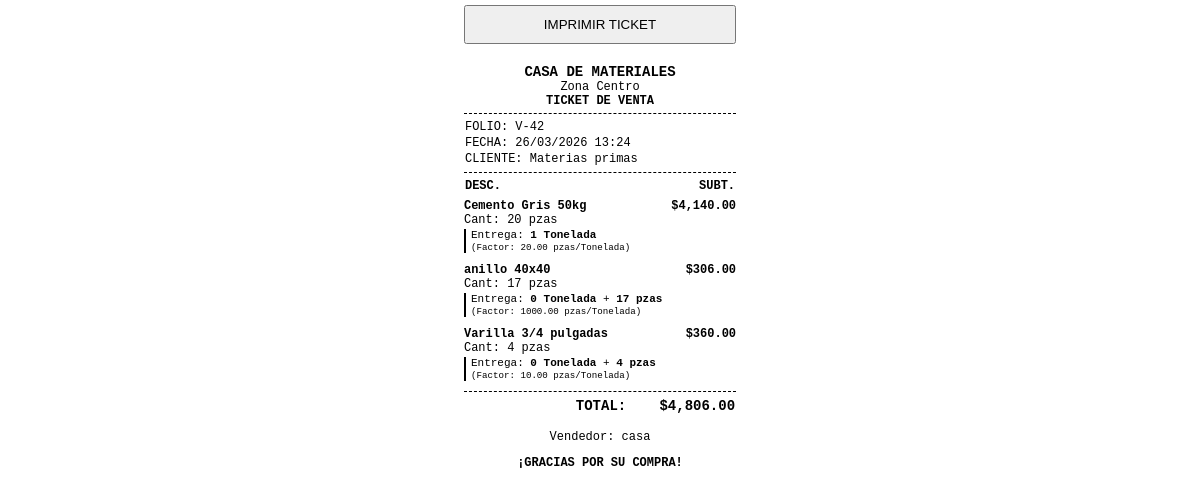
The app's page /app/backend/ventas/ticket_venta.php?id=42 with its own data.
### tables this page shows
CREATE TABLE `ventas` (
  `id` int(11) NOT NULL,
  `folio` varchar(50) NOT NULL,
  `id_cliente` int(11) NOT NULL,
  `almacen_id` int(11) NOT NULL,
  `usuario_id` int(11) NOT NULL,
  `fecha` datetime DEFAULT current_timestamp(),
  `subtotal` decimal(12,2) NOT NULL DEFAULT 0.00,
  `descuento` decimal(12,2) NOT NULL DEFAULT 0.00,
  `total` decimal(12,2) NOT NULL DEFAULT 0.00,
  `estado_pago` enum('pendiente','parcial','pagado') DEFAULT 'pagado',
  `estado_entrega` enum('pendiente','parcial','entregado') DEFAULT 'pendiente',
  `estado_general` enum('activa','cancelada') DEFAULT 'activa',
  `observaciones` text DEFAULT NULL
);

CREATE TABLE `almacenes` (
  `id` int(11) NOT NULL,
  `codigo` varchar(20) NOT NULL,
  `nombre` varchar(100) NOT NULL,
  `hora_cierre_programada` time DEFAULT '18:00:00',
  `ubicacion` varchar(255) NOT NULL,
  `activo` tinyint(1) DEFAULT 1,
  `fecha_creacion` timestamp NOT NULL DEFAULT current_timestamp()
);

CREATE TABLE `clientes` (
  `id` int(11) NOT NULL,
  `nombre_comercial` varchar(150) NOT NULL,
  `razon_social` varchar(200) DEFAULT NULL,
  `rfc` varchar(13) NOT NULL,
  `regimen_fiscal` varchar(3) DEFAULT NULL COMMENT 'Clave del catálogo del SAT',
  `codigo_postal` varchar(5) NOT NULL,
  `correo` varchar(100) DEFAULT NULL,
  `telefono` varchar(20) DEFAULT NULL,
  `direccion` text DEFAULT NULL,
  `uso_cfdi` varchar(3) DEFAULT 'G03',
  `activo` tinyint(1) DEFAULT 1,
  `fecha_registro` timestamp NOT NULL DEFAULT current_timestamp(),
  `almacen_id` int(11) DEFAULT NULL,
  `api_token` varchar(32) DEFAULT NULL
);

CREATE TABLE `detalle_venta` (
  `id` int(11) NOT NULL,
  `venta_id` int(11) NOT NULL,
  `producto_id` int(11) NOT NULL,
  `cantidad` decimal(10,2) NOT NULL,
  `cantidad_entregada` decimal(10,2) NOT NULL DEFAULT 0.00,
  `precio_unitario` decimal(10,2) NOT NULL,
  `tipo_precio` enum('minorista','mayorista','distribuidor') NOT NULL,
  `subtotal` decimal(12,2) NOT NULL,
  `estado_entrega` enum('pendiente','parcial','entregado') DEFAULT 'pendiente'
);

CREATE TABLE `productos` (
  `id` int(11) NOT NULL,
  `sku` varchar(50) NOT NULL,
  `nombre` varchar(150) NOT NULL,
  `descripcion` text DEFAULT NULL,
  `unidad_medida` varchar(50) DEFAULT NULL,
  `unidad_reporte` varchar(20) DEFAULT NULL,
  `factor_conversion` decimal(10,2) DEFAULT 1.00,
  `fiscal_clave_prod` varchar(20) DEFAULT NULL,
  `fiscal_clave_unidad` varchar(20) DEFAULT NULL,
  `precio_adquisicion` decimal(10,2) NOT NULL,
  `impuesto_iva` decimal(5,2) DEFAULT 16.00,
  `activo` tinyint(1) DEFAULT 1,
  `fecha_creacion` timestamp NOT NULL DEFAULT current_timestamp(),
  `categoria_id` int(11) DEFAULT NULL
);

CREATE TABLE `usuarios` (
  `id` int(11) NOT NULL,
  `username` varchar(50) NOT NULL,
  `nombre` varchar(100) NOT NULL,
  `password` varchar(255) NOT NULL,
  `rol_id` int(11) NOT NULL,
  `almacen_id` int(11) DEFAULT NULL,
  `activo` tinyint(1) DEFAULT 1,
  `fecha_creacion` timestamp NOT NULL DEFAULT current_timestamp()
);

### app/backend/ventas/ticket_venta.php (the view, shortened to what this page needs)
<?php
require_once $_SERVER['DOCUMENT_ROOT'] . '/cfsistem/config/conexion.php';
$id_venta = isset($_GET['id']) ? intval($_GET['id']) : 0;
$mostrar_precios = isset($_GET['precios']) ? intval($_GET['precios']) : 1;
$sqlVenta = "SELECT v.*, c.nombre_comercial, c.rfc, c.direccion, u.nombre as nombre_vendedor,
                    a.nombre as nombre_almacen, a.ubicacion as direccion_almacen
             FROM ventas v
             JOIN clientes c ON v.id_cliente = c.id
             JOIN usuarios u ON v.usuario_id = u.id
             JOIN almacenes a ON v.almacen_id = a.id
             WHERE v.id = ?";
$stmt = $conexion->prepare($sqlVenta);
$stmt->bind_param("i", $id_venta);
$stmt->execute();
$venta = $stmt->get_result()->fetch_assoc();
$sqlDetalle = "SELECT dv.*, p.nombre as producto_nombre, p.sku,
                      p.factor_conversion as factor, p.unidad_reporte
               FROM detalle_venta dv
               JOIN productos p ON dv.producto_id = p.id
               WHERE dv.venta_id = ?";
$stmtD = $conexion->prepare($sqlDetalle);
$stmtD->bind_param("i", $id_venta);
$stmtD->execute();
$detalles = $stmtD->get_result();
?>
<!DOCTYPE html>
<html lang="es">
<head>
</head>
<body onload="window.print();">
    <div class="no-print text-center" style="margin-bottom: 20px;">
        <button onclick="window.print()" style="padding: 10px; width: 100%;">IMPRIMIR TICKET</button>
    </div>
    <div class="text-center">
        <span class="bold" style="font-size: 14px;"><?php echo strtoupper($venta['nombre_almacen']); ?></span><br>
        <?php echo $venta['direccion_almacen']; ?><br>
        <span class="bold"><?php echo ($mostrar_precios) ? 'TICKET DE VENTA' : 'VALE DE ENTREGA'; ?></span>
    </div>
    <div class="divider"></div>
    <table>
        <tr><td>FOLIO: <?php echo $venta['folio']; ?></td></tr>
        <tr><td>FECHA: <?php echo date("d/m/Y H:i", strtotime($venta['fecha'])); ?></td></tr>
        <tr><td>CLIENTE: <?php echo substr($venta['nombre_comercial'], 0, 30); ?></td></tr>
    </table>
    <div class="divider"></div>
    <table>
        <thead>
            <tr>
                <th align="left">DESC.</th>
                <?php if($mostrar_precios): ?><th align="right">SUBT.</th><?php endif; ?>
            </tr>
        </thead>
        <tbody>
            <?php while($item = $detalles->fetch_assoc()):
                $f = ($item['factor'] > 0) ? $item['factor'] : 1;
                $unidad = $item['unidad_reporte'] ? $item['unidad_reporte'] : 'Unid.';
                $cantEntera = floor($item['cantidad'] / $f);
                $cantResto = round(fmod($item['cantidad'], $f), 2);
            ?>
            <tr class="item-row">
                <td>
                    <div class="bold"><?php echo $item['producto_nombre']; ?></div>
                    <div>Cant: <?php echo number_format($item['cantidad'], 0); ?> pzas</div>
                    <div class="aclaracion-factor">
                        Entrega: <b><?php echo $cantEntera; ?> <?php echo $unidad; ?></b>
                        <?php if($cantResto > 0) echo " + <b>$cantResto pzas</b>"; ?>
                        <br>
                        <small>(Factor: <?php echo $f; ?> pzas/<?php echo $unidad; ?>)</small>
                    </div>
                </td>
                <?php if($mostrar_precios): ?>
                <td align="right" class="bold">
                    $<?php echo number_format($item['subtotal'], 2); ?>
                </td>
                <?php endif; ?>
            </tr>
            <?php endwhile; ?>
        </tbody>
    </table>
    <div class="divider"></div>
    <?php if($mostrar_precios): ?>
    <table style="font-size: 14px;">
        <tr class="bold">
            <td align="right">TOTAL:</td>
            <td align="right" style="width: 40%;">$<?php echo number_format($venta['total'], 2); ?></td>
        </tr>
    </table>
    <?php endif; ?>
    <div class="text-center" style="margin-top: 15px;">
        <p>Vendedor: <?php echo $venta['nombre_vendedor']; ?></p>
        <p class="bold">¡GRACIAS POR SU COMPRA!</p>
    </div>
</body>
</html>

### app/backend/ventas/ticket_venta.php (style rules this page uses)
body { font-family: 'Courier New', Courier, monospace; width: 72mm; margin: 0 auto; padding: 5px; color: #000; font-size: 12px; }
.text-center { text-align: center; }
.bold { font-weight: bold; }
.divider { border-top: 1px dashed #000; margin: 5px 0; }
table { width: 100%; border-collapse: collapse; }
.item-row td { padding: 5px 0; vertical-align: top; }
.aclaracion-factor { font-size: 11px; margin-top: 2px; padding-left: 5px; border-left: 2px solid #000; display: block; }

### records on screen
ventas: almacen.nombre "CASA DE MATERIALES", almacen.ubicacion "Zona Centro", folio "V-42", fecha "26/03/2026 13:24", id_cliente.nombre_comercial "Materias primas", total "4,806.00", usuario.nombre "casa"
detalle_venta: producto.nombre "Cemento Gris 50kg", cantidad "20", cantidad.factor_conversion "1", producto.unidad_reporte "Tonelada", producto.factor_conversion "20.00", subtotal "4,140.00"
detalle_venta: producto.nombre "anillo 40x40", cantidad "17", cantidad.factor_conversion "0", producto.unidad_reporte "Tonelada", cantidad.factor_conversion "17", producto.factor_conversion "1000.00", subtotal "306.00"
detalle_venta: producto.nombre "Varilla 3/4 pulgadas", cantidad "4", cantidad.factor_conversion "0", producto.unidad_reporte "Tonelada", cantidad.factor_conversion "4", producto.factor_conversion "10.00", subtotal "360.00"
